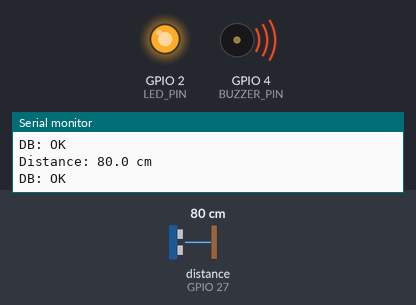
A sketch run on a simulated ESP32. Parts: output pins drawn as LEDs (lit = HIGH), buzzer (waves = sounding, pin HIGH), the last lines printed to the serial monitor. Wiring (inferred from the names in the program): ultrasonic range finder: trigger GPIO 26; echo GPIO 27. Inputs (shaded band) come from the test bench; at power-on: distance to the obstacle (sensor on GPIO 27) 80 cm. The echo pulse lasts 58.3 µs per cm; WiFi joins after 1.5 s; servers stay silent unless stated; uploads are accepted with an empty reply; pins used as bus, display or sensor lines are not drawn.

Above: at 2.7 s.
2.8 s: distance to the obstacle (sensor on GPIO 27) set to 97 cm
4.3 s: distance to the obstacle (sensor on GPIO 27) set to 104 cm
At 4.7 s:
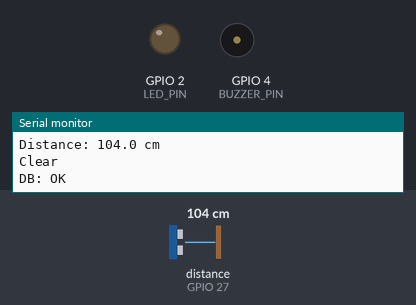
5.8 s: distance to the obstacle (sensor on GPIO 27) set to 2 cm
At 6.9 s:
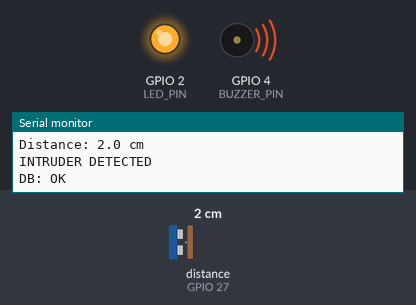
7.9 s: distance to the obstacle (sensor on GPIO 27) set to 120 cm
At 8.8 s:
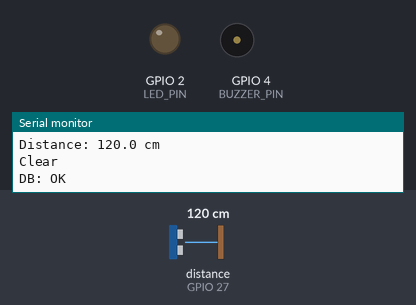
Timing chart, 0 to 10.9 s (numbered marks = the images above; inputs shaded):
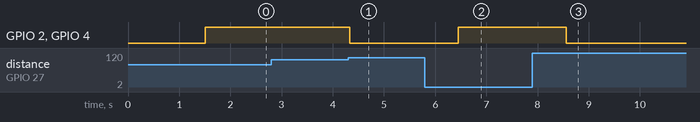

The sketch:

main.ino
```cpp
#include <WiFi.h>
#include <HTTPClient.h>

// ── WiFi ────────────────────────────────────────────
#define WIFI_SSID "Glory-Academy"
#define WIFI_PASS "Glory@2022"
#define SERVER_URL "http://10.10.1.143/edwin/store.php"

// ── Pins ────────────────────────────────────────────
#define TRIG_PIN    26
#define ECHO_PIN    27
#define LED_PIN      2
#define BUZZER_PIN   4

// ── Settings ────────────────────────────────────────
#define ALERT_DISTANCE_CM  100

// ── State ────────────────────────────────────────────
bool alarmActive = false;

// ─────────────────────────────────────────────────────
void setup() {
  Serial.begin(115200);

  pinMode(TRIG_PIN,   OUTPUT);
  pinMode(ECHO_PIN,   INPUT);
  pinMode(LED_PIN,    OUTPUT);
  pinMode(BUZZER_PIN, OUTPUT);
  digitalWrite(LED_PIN, LOW);
  digitalWrite(BUZZER_PIN, LOW);

  // Connect WiFi
  WiFi.begin(WIFI_SSID, WIFI_PASS);
  Serial.print("Connecting to WiFi");
  while (WiFi.status() != WL_CONNECTED) {
    delay(500); Serial.print(".");
  }
  Serial.println(" Connected! IP: " + WiFi.localIP().toString());

  Serial.println("System armed.");
}

// ─────────────────────────────────────────────────────
void loop() {
  float distance = measureDistance();
  Serial.print("Distance: "); Serial.print(distance, 1); Serial.println(" cm");

  bool detected = distance > 0 && distance < ALERT_DISTANCE_CM;

  if (detected) {
    triggerAlarm();
  } else {
    silenceAlarm();
  }

  sendToDatabase(distance, detected);
  delay(500);
}

// ── Send data to store.php ────────────────────────────
void sendToDatabase(float distance, bool ledActive) {
  if (WiFi.status() == WL_CONNECTED) {
    HTTPClient http;
    String url = String(SERVER_URL) + "?distance=" + distance + "&led=" + (ledActive ? 1 : 0);
    http.begin(url);
    int code = http.GET();
    Serial.println(code > 0 ? "DB: OK" : "DB: Failed");
    http.end();
  }
}

// ── Measure distance ─────────────────────────────────
float measureDistance() {
  digitalWrite(TRIG_PIN, LOW); delayMicroseconds(2);
  digitalWrite(TRIG_PIN, HIGH); delayMicroseconds(10);
  digitalWrite(TRIG_PIN, LOW);
  long duration = pulseIn(ECHO_PIN, HIGH, 30000);
  if (duration == 0) return -1;
  return (duration / 2.0) * 0.0343;
}

// ── Alarm ─────────────────────────────────────────────
void triggerAlarm() {
  if (!alarmActive) { Serial.println("INTRUDER DETECTED"); alarmActive = true; }
  digitalWrite(LED_PIN, HIGH); digitalWrite(BUZZER_PIN, HIGH);
}

void silenceAlarm() {
  if (alarmActive) { Serial.println("Clear"); alarmActive = false; }
  digitalWrite(LED_PIN, LOW); digitalWrite(BUZZER_PIN, LOW);
}
```

Measured:
- the behaviour switches between 100 and 101 cm on distance to the obstacle (sensor on GPIO 27) (found by bisection; images 0 and 1)
- after the input at 4.3 s, GPIO 2 (LED_PIN), GPIO 4 (BUZZER_PIN): HIGH → LOW at once
- after the input at 5.8 s, GPIO 2 (LED_PIN), GPIO 4 (BUZZER_PIN): LOW → HIGH after 0.65 s
- after the input at 7.9 s, GPIO 2 (LED_PIN), GPIO 4 (BUZZER_PIN): HIGH → LOW after 0.66 s
